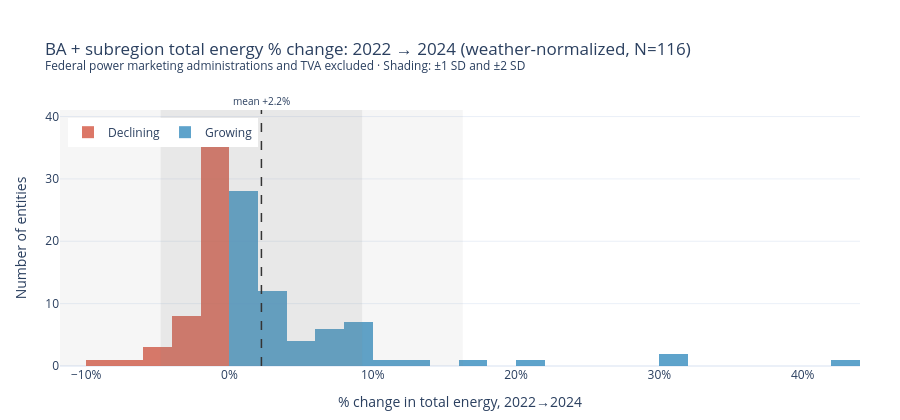

Notebook code cell kept with this figure:
### Markdown cell above
## Section 1 — Energy Demand Change Distribution (2022→2024)

Weather-normalized total energy change for all non-federal BAs and BA subregions,
2022→2024. The histogram and outlier lists below are the underlying analysis for the
distribution chart shown at the top of the article's BA-scale section.

### Code cell
# ── BA + BA subregion energy % change distribution: 2022 → 2024 (weather-normalized) ──
# Non-federal BAs from norm_ba_raw; BA subregions (entities with '-') from _norm_sub
_HIST_BASE, _HIST_YEAR = 2022, 2024

_rows_h = []
for ba in US_BAS:
    if ba in _EXCLUDED_BAS:
        continue
    df_b = norm_ba_raw[norm_ba_raw['entity'] == ba]
    for yr in [_HIST_BASE, _HIST_YEAR]:
        ygrp = df_b[df_b['year'] == yr]
        if len(ygrp) < 100:
            continue
        _rows_h.append({'entity': ba, 'year': yr, 'type': 'BA',
                        'total_gwh': ygrp['demand_mw_normalized'].sum() / 1000})

_sub_ents_h = sorted([e for e in _norm_sub['entity'].unique() if '-' in e])
for sub in _sub_ents_h:
    df_b = _norm_sub[_norm_sub['entity'] == sub]
    for yr in [_HIST_BASE, _HIST_YEAR]:
        ygrp = df_b[df_b['year'] == yr]
        if len(ygrp) < 100:
            continue
        _rows_h.append({'entity': sub, 'year': yr, 'type': 'Subregion',
                        'total_gwh': ygrp['demand_mw_normalized'].sum() / 1000})

_df_h      = pd.DataFrame(_rows_h)
_piv_h     = _df_h.drop_duplicates(['entity','year','type']).pivot_table(
                 index=['entity','type'], columns='year', values='total_gwh', aggfunc='first')
_piv_h_r   = _piv_h.reset_index()
_piv_h_r['pct_chg'] = ((_piv_h_r[_HIST_YEAR] - _piv_h_r[_HIST_BASE])
                        / _piv_h_r[_HIST_BASE].abs() * 100)
_e_chg_h_df = _piv_h_r.dropna(subset=['pct_chg']).set_index('entity')
_e_chg_h    = _e_chg_h_df['pct_chg']
_type_map_h = _e_chg_h_df['type'].to_dict()

_vals_h  = _e_chg_h.values
_n_h     = len(_vals_h)
_n_bas_h = ((_e_chg_h_df['type'] == 'BA').sum())
_n_sub_h = ((_e_chg_h_df['type'] == 'Subregion').sum())

# ── Summary statistics ─────────────────────────────────────────────────────
_mean_h   = np.mean(_vals_h)
_median_h = np.median(_vals_h)
_std_h    = np.std(_vals_h, ddof=1)

print(f'BA + subregion energy % change, {_HIST_BASE}\u2192{_HIST_YEAR}  '
      f'(N={_n_h}: {_n_bas_h} BAs, {_n_sub_h} subregions; federal excluded)')
print(f'  Mean:        {_mean_h:+.2f}%')
print(f'  Median:      {_median_h:+.2f}%')
print(f'  Std dev:     {_std_h:.2f}%')
print(f'  Mean \u00b1 1 SD: [{_mean_h - _std_h:+.1f}%, {_mean_h + _std_h:+.1f}%]')
print(f'  Mean \u00b1 2 SD: [{_mean_h - 2*_std_h:+.1f}%, {_mean_h + 2*_std_h:+.1f}%]')
print(f'  Min / Max:   {_vals_h.min():+.1f}% / {_vals_h.max():+.1f}%')

# ── Entities outside ±1 SD and ±2 SD ──────────────────────────────────────
_lo1, _hi1 = _mean_h - _std_h,   _mean_h + _std_h
_lo2, _hi2 = _mean_h - 2*_std_h, _mean_h + 2*_std_h
_outliers  = _e_chg_h[(_e_chg_h < _lo1) | (_e_chg_h > _hi1)].sort_values()
_outliers2 = _e_chg_h[(_e_chg_h < _lo2) | (_e_chg_h > _hi2)].sort_values()

print(f'\nEntities outside \u00b11 SD  (< {_lo1:+.1f}% or > {_hi1:+.1f}%):  {len(_outliers)}')
for ent, chg in _outliers.items():
    parent = ent.split('-')[0] if '-' in ent else ent
    region = BA_REGION_MAP.get(parent, '?')
    name   = BA_NAME_MAP.get(parent, ent)
    etype  = _type_map_h.get(ent, '')
    marker = '\u25b2' if chg > _hi1 else '\u25bc'
    print(f'  {marker} {ent:<16}  {etype:<10}  {region:<5}  {chg:+6.1f}%   {name}')

print(f'\nEntities outside \u00b12 SD  (< {_lo2:+.1f}% or > {_hi2:+.1f}%):  {len(_outliers2)}')
for ent, chg in _outliers2.items():
    parent = ent.split('-')[0] if '-' in ent else ent
    region = BA_REGION_MAP.get(parent, '?')
    name   = BA_NAME_MAP.get(parent, ent)
    etype  = _type_map_h.get(ent, '')
    marker = '\u25b2' if chg > _hi2 else '\u25bc'
    print(f'  {marker} {ent:<16}  {etype:<10}  {region:<5}  {chg:+6.1f}%   {name}')

# ── Histogram ─────────────────────────────────────────────────────────────
_neg_h = _e_chg_h[_e_chg_h <  0].values
_pos_h = _e_chg_h[_e_chg_h >= 0].values
_bin_h = dict(start=np.floor(_vals_h.min() / 2) * 2,
              end=np.ceil(_vals_h.max() / 2) * 2, size=2)

fig_ba_hist = go.Figure([
    go.Histogram(x=_neg_h, name='Declining', marker_color='#d6604d', opacity=0.85,
                 xbins=_bin_h,
                 hovertemplate='%{x:.0f}% bin<br>%{y} entities<extra>Declining</extra>'),
    go.Histogram(x=_pos_h, name='Growing',   marker_color='#4393c3', opacity=0.85,
                 xbins=_bin_h,
                 hovertemplate='%{x:.0f}% bin<br>%{y} entities<extra>Growing</extra>'),
])

fig_ba_hist.add_vline(x=_mean_h, line_dash='dash', line_color='#222', line_width=1.5,
                      annotation_text=f'mean {_mean_h:+.1f}%', annotation_position='top',
                      annotation_font_size=10)

for _lo, _hi, _alpha in [(_lo2, _hi2, 0.07), (_lo1, _hi1, 0.12)]:
    fig_ba_hist.add_vrect(x0=_lo, x1=_hi, fillcolor='grey', opacity=_alpha, line_width=0)

fig_ba_hist.update_layout(
    title=(
        f'BA + subregion total energy % change: {_HIST_BASE} \u2192 {_HIST_YEAR} '
        f'(weather-normalized, N={_n_h})<br>'
        f'<sup>Federal power marketing administrations and TVA excluded \u00b7 '
        f'Shading: \u00b11 SD and \u00b12 SD</sup>'
    ),
    barmode='overlay',
    xaxis=dict(title=f'% change in total energy, {_HIST_BASE}\u2192{_HIST_YEAR}', ticksuffix='%'),
    yaxis=dict(title='Number of entities'),
    legend=dict(orientation='h', x=0.01, y=0.97, xanchor='left', yanchor='top'),
    height=420,
    template='plotly_white',
    margin=dict(t=110, l=60, r=40, b=50),
)
fig_ba_hist.show()

### Figure 1 — Plotly figure (JSON) as saved in the notebook; plotly's stock layout.template omitted (floating-point values rounded to 4 significant figures)
{"data": [{"hovertemplate": "%{x:.0f}% bin<br>%{y} entities<extra>Declining</extra>", "marker": {"color": "#d6604d"}, "name": "Declining", "opacity": 0.85, "type": "histogram", "x": [-8.396, -0.453, -1.971, -1.695, -6.691, -5.168, -1.148, -0.6117, -4.622, -3.269, -0.7791, -1.094, -0.7225, -3.916, -0.7806, -1.72, -1.669, -0.6142, -2.072, -3.531, -3.035, -0.5548, -3.154, -3.32, -0.5988, -0.1227, -1.044, -1.77, -0.5602, -0.9681, -1.714, -0.4422, -0.2247, -0.2508, -0.06072, -0.5112, -0.85, -1.152, -1.786, -0.7729, -3.031, -1.468, -1.679, -0.02342, -1.857, -1.293, -0.7417, -0.01298, -1.599, -0.9812, -1.299, -5.743], "xbins": {"end": 44, "size": 2, "start": -10}}, {"hovertemplate": "%{x:.0f}% bin<br>%{y} entities<extra>Growing</extra>", "marker": {"color": "#4393c3"}, "name": "Growing", "opacity": 0.85, "type": "histogram", "x": [1.987, 9.639, 1.715, 1.956, 1.04, 31.39, 0.3807, 17.58, 1.066, 3.359, 9.013, 4.732, 3.119, 43.27, 3.24, 30.97, 7.072, 6.938, 0.5586, 0.501, 9.64, 10.67, 2.01, 2.826, 2.797, 0.52, 0.3494, 1.204, 0.1992, 0.8851, 0.4292, 0.9477, 2.189, 2.718, 5.177, 0.3493, 4.782, 0.5322, 3.571, 1.434, 2.805, 0.4583, 9.317, 1.463, 6.422, 1.154, 1.456, 20.15, 2.595, 7.038, 4.06, 0.07175, 7.257, 1.56, 1.558, 8.4, 13.54, 2.169, 0.6064, 9.229, 9.071, 1.355, 0.8632, 6.984], "xbins": {"end": 44, "size": 2, "start": -10}}], "layout": {"annotations": [{"font": {"size": 10}, "showarrow": false, "text": "mean +2.2%", "x": 2.231, "xanchor": "center", "xref": "x", "y": 1, "yanchor": "bottom", "yref": "y domain"}], "barmode": "overlay", "height": 420, "legend": {"orientation": "h", "x": 0.01, "xanchor": "left", "y": 0.97, "yanchor": "top"}, "margin": {"b": 50, "l": 60, "r": 40, "t": 110}, "shapes": [{"line": {"color": "#222", "dash": "dash", "width": 1.5}, "type": "line", "x0": 2.231, "x1": 2.231, "xref": "x", "y0": 0, "y1": 1, "yref": "y domain"}, {"fillcolor": "grey", "line": {"width": 0}, "opacity": 0.07, "type": "rect", "x0": -11.82, "x1": 16.29, "xref": "x", "y0": 0, "y1": 1, "yref": "y domain"}, {"fillcolor": "grey", "line": {"width": 0}, "opacity": 0.12, "type": "rect", "x0": -4.796, "x1": 9.258, "xref": "x", "y0": 0, "y1": 1, "yref": "y domain"}], "title": {"text": "BA + subregion total energy % change: 2022 → 2024 (weather-normalized, N=116)<br><sup>Federal power marketing administrations and TVA excluded · Shading: ±1 SD and ±2 SD</sup>"}, "xaxis": {"ticksuffix": "%", "title": {"text": "% change in total energy, 2022→2024"}}, "yaxis": {"title": {"text": "Number of entities"}}}}
